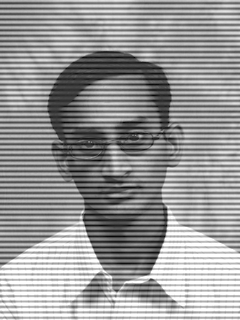
#> input picture periodic_noise.png, 240 x 320 px
$ python 3d.py
#> lines starting #> are read from the running program, lines starting #| are printed output that depends on the picture
import cv2
import numpy as np
import matplotlib.pyplot as plt

# Carregue a imagem
imagem = cv2.imread('periodic_noise.png', cv2.IMREAD_GRAYSCALE)
#> imagem is the input picture: shape (320, 240); min 1, max 255, mean 151.2

# Calcule a Transformada de Fourier 2D
transformada_fourier = np.fft.fft2(imagem)
transformada_fourier_deslocada = np.fft.fftshift(transformada_fourier)  # Desloque para o centro

# Calcule o espectro de magnitude
espectro_magnitude = np.abs(transformada_fourier_deslocada)

# Crie uma grade de coordenadas de frequência
rows, cols = imagem.shape
#> rows = 320; cols = 240
freq_rows = np.fft.fftshift(np.fft.fftfreq(rows))
#> freq_rows = 320 values from -0.5 to 0.497
freq_cols = np.fft.fftshift(np.fft.fftfreq(cols))
#> freq_cols = 240 values from -0.5 to 0.496

# Crie a grade 2D de frequências com as dimensões corretas
freq_cols, freq_rows = np.meshgrid(freq_cols, freq_rows)

# Plotar o espectro 3D
fig = plt.figure(figsize=(10, 8))
ax = fig.add_subplot(111, projection='3d')
ax.plot_surface(freq_cols, freq_rows, np.log1p(espectro_magnitude), cmap='viridis')
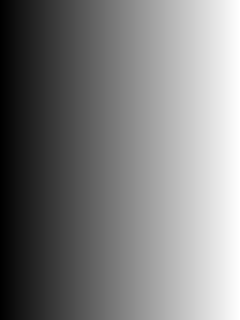
#> freq_cols: shape (320, 240) float64; min -0.5, max 0.496, mean -0.00208; drawn with min black and max white

ax.set_xlabel('Frequência de Coluna')
ax.set_ylabel('Frequência de Linha')
ax.set_zlabel('Log(Espectro de Magnitude)')
ax.set_title('Espectro 3D da Transformada de Fourier imagem ruido periodico')

plt.show()
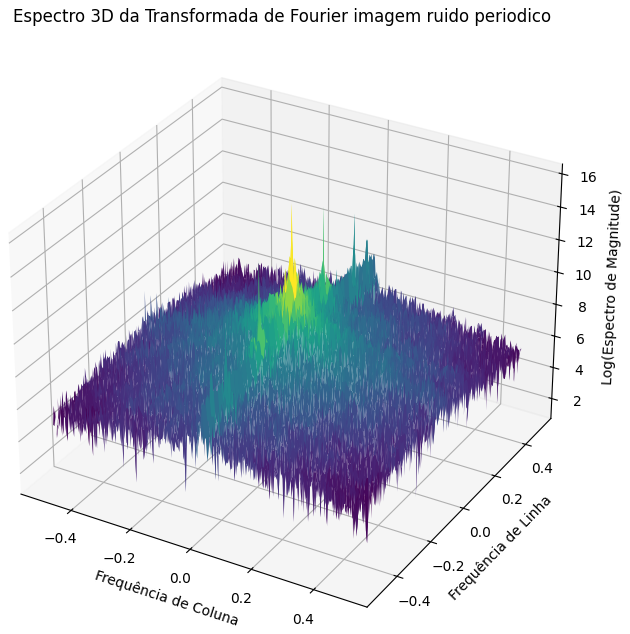
#> figure drawn by matplotlib, 1 panel

$ run again, with car.tif saved as periodic_noise.png
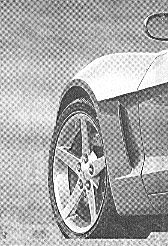
#> input picture car.tif, 168 x 246 px
#> imagem is the input picture: shape (246, 168); min 0, max 255, mean 169.7
#> `espectro_magnitude = np.abs(transformada_fourier_deslocada)`:
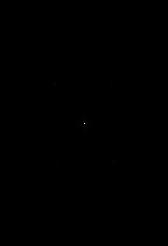
#> espectro_magnitude: shape (246, 168) float64; min 21.81, max 7012254, mean 5872.5; drawn with min black and max white
#> `plt.show()`:
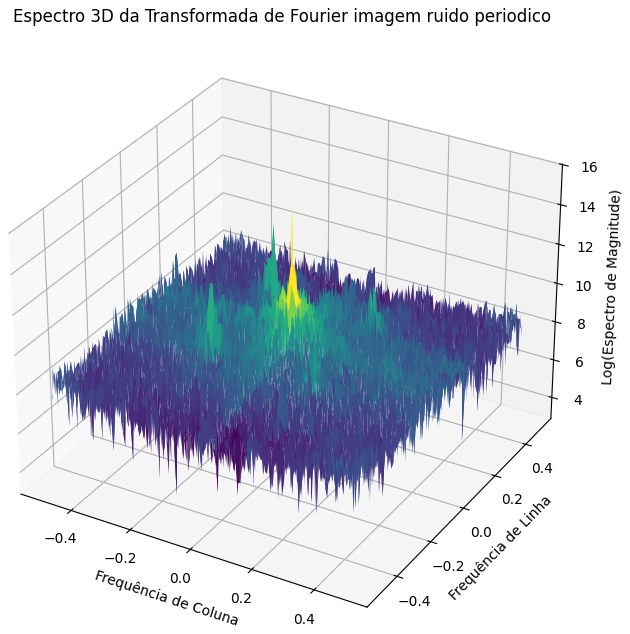
#> figure drawn by matplotlib, 1 panel

$ run again, with newspaper_shot_woman.tif saved as periodic_noise.png
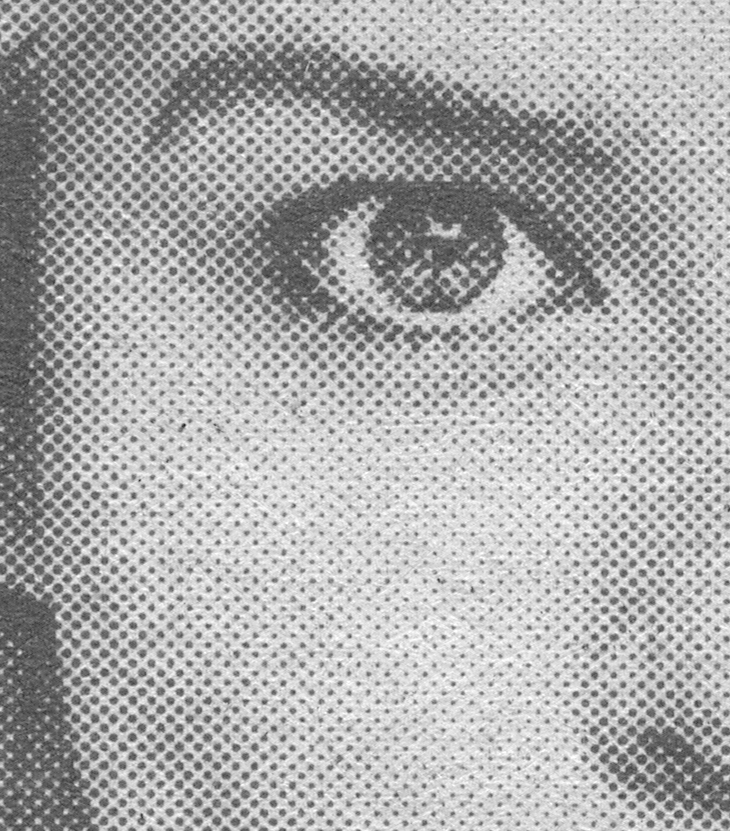
#> input picture newspaper_shot_woman.tif, 730 x 831 px
#> imagem is the input picture: shape (831, 730); min 33, max 255, mean 172.2
#> `plt.show()`:
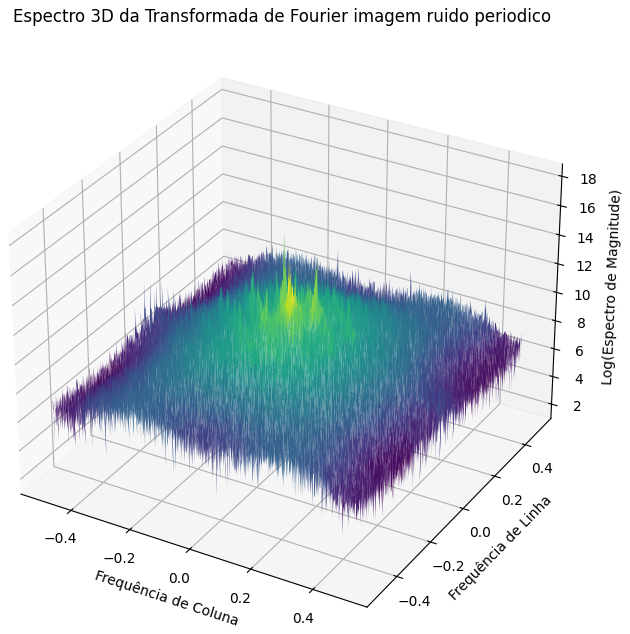
#> figure drawn by matplotlib, 1 panel
